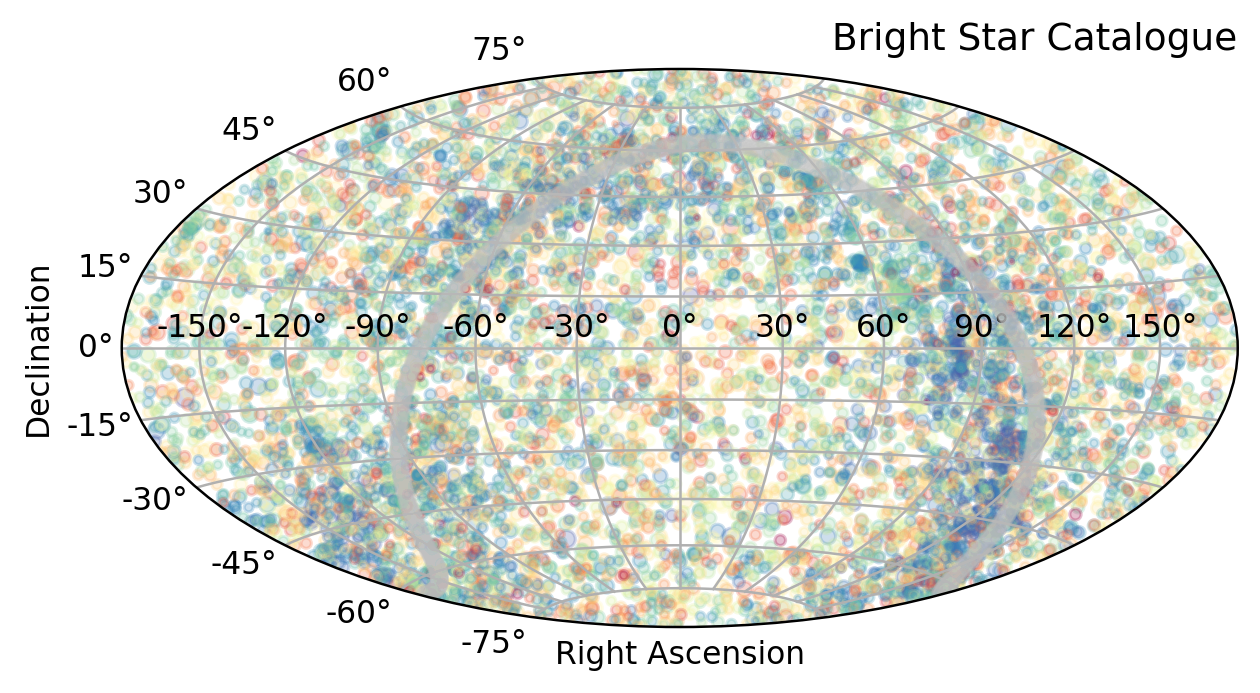

This figure's Python source:
#!/usr/pkg/bin/python3.9

#
# Time-stamp: <2022/11/20 21:17:38 (CST) daisuke>
#

# importing numpy module
import numpy

# importing astropy module
import astropy.units
import astropy.coordinates

# importing matplotlib module
import matplotlib.figure
import matplotlib.backends.backend_agg

# units
u_ha  = astropy.units.hourangle
u_deg = astropy.units.deg

# data file
file_data = 'bsc5c.txt'

# output files
file_output = 'ai202209_s10_01_08.png'

# numpy arrays to storing data
data_hr   = numpy.array ([])
data_ra   = numpy.array ([])
data_dec  = numpy.array ([])
data_l    = numpy.array ([])
data_b    = numpy.array ([])
data_Vmag = numpy.array ([])
data_BV   = numpy.array ([])

# opening file
with open (file_data, 'r') as fh:
    # counting number of objects
    n = 0
    for line in fh:
        n += 1

# opening file
with open (file_data, 'r') as fh:
    i = 0
    # reading file
    for line in fh:
        # skipping line, if the line starts with '#'
        if (line[0] == '#'):
            continue
        # counting and showing progress
        i += 1
        if (i % 500 == 0):
            print ("progress: %4d / %4d" % (i, n) )
        # splitting line
        (hr_str, ra_str, dec_str, glon_str, glat_str, Vmag_str, BV_str) \
            = line.split ()
        # conversion from string to int or float
        hr = int (hr_str)
        glon_deg = float (glon_str)
        glat_deg = float (glat_str)
        Vmag = float (Vmag_str)
        BV = float (BV_str)

        # coordinate
        coord = astropy.coordinates.SkyCoord (ra_str, dec_str, \
                                              frame=astropy.coordinates.FK5, \
                                              equinox="J2000", \
                                              unit=(u_ha, u_deg) )

        # (RA, Dec) in radian
        ra_rad = coord.ra.radian
        dec_rad = coord.dec.radian
        # conversion from (RA, Dec) to (l, b) using astropy
        l_rad = coord.galactic.l.radian
        b_rad = coord.galactic.b.radian

        # changing from [0:2pi] to [-pi:pi]
        if (ra_rad > numpy.pi):
            ra_rad -= 2.0 * numpy.pi
        if (l_rad > numpy.pi):
            l_rad -= 2.0 * numpy.pi

        # appending data to numpy arrays
        data_hr   = numpy.append (data_hr, hr)
        data_ra   = numpy.append (data_ra, ra_rad)
        data_dec  = numpy.append (data_dec, dec_rad)
        data_l    = numpy.append (data_l, l_rad)
        data_b    = numpy.append (data_b, b_rad)
        data_Vmag = numpy.append (data_Vmag, Vmag)
        data_BV   = numpy.append (data_BV, BV)

# galactic plane
gal_lon = numpy.linspace (0.001, 359.999, 1000) * u_deg
gal_lat = numpy.zeros (1000) * u_deg
gal_coord = astropy.coordinates.Galactic (l=gal_lon, \
                                          b=gal_lat)
gal_ra  = gal_coord.transform_to (astropy.coordinates.ICRS) \
                   .ra.wrap_at (180.0 * u_deg).radian
gal_dec = gal_coord.transform_to (astropy.coordinates.ICRS).dec.radian

# making objects "fig" and "ax"
fig    = matplotlib.figure.Figure ()
canvas = matplotlib.backends.backend_agg.FigureCanvasAgg (fig)
ax     = fig.add_subplot (111, projection="hammer")

# axes
ax.grid ()
ax.set_title ('Bright Star Catalogue', loc='right')
ax.set_xlabel ('Right Ascension')
ax.set_ylabel ('Declination')

# plotting data
ax.plot (gal_ra, gal_dec, \
         linestyle='None', marker='o', color='silver', markersize=5, \
         alpha=0.1, label='Galactic plane')
size = (8.0 - data_Vmag) * 5.0
colour = 2.0 - data_BV
for j in range ( len (colour) ):
    if (colour[j] < 0.0):
        colour[j] = 0.0
ax.scatter (data_ra, data_dec, s=size, c=colour, cmap=matplotlib.cm.Spectral, \
            marker='o', alpha=0.25)

# saving figure to files
fig.savefig (file_output, dpi=225, bbox_inches="tight")
